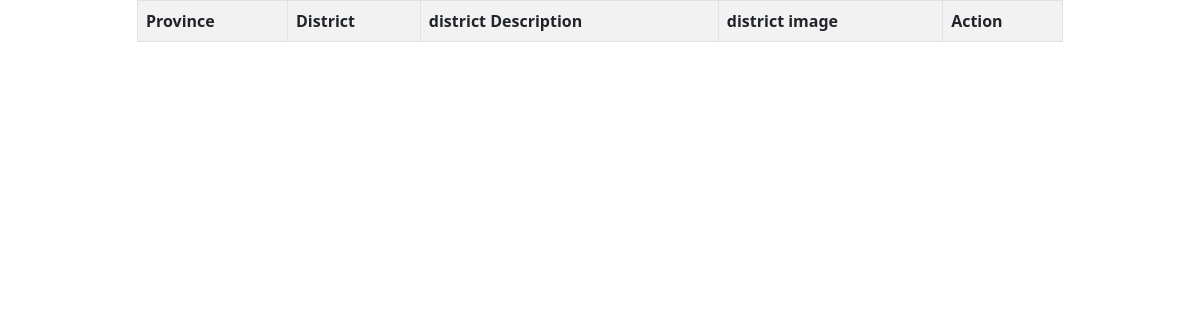
/province/Gandaki Province/, run on an earlier commit of the app's database.
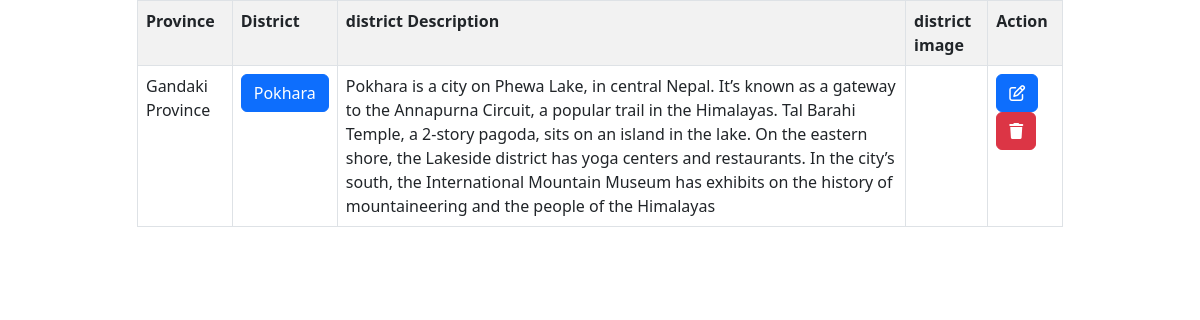
And on a later commit of the database.
### location_data/models.py (models this page shows, shortened)
class District(models.Model):
    province=models.CharField(max_length=100,choices=province)
    district_name=models.CharField(max_length=100)
    district_desc=models.TextField()
    district_images = models.FileField(upload_to='static/uploads')

### location_data/views.py (the view)
# urls.py: path('province/<str:province_name>/',show_province_data,name='show_province_data'),
def show_province_data(request,province_name):
    province_inf=District.objects.filter(province=province_name)
    context={
        'province_inf':province_inf
    }
    return render(request,'location_data/province.html',context)

### location_data/templates/location_data/province.html (shortened to what this page needs)
{% extends 'layout.html' %}
{% load static %}
{% block main-content %}
<div class="container">
    <div class="row d-flex justify-content-center">
        <div class="col-md-10">
            <table class="table table-bordered table-striped">
                <tr>
                    <th>Province</th>
                    <th>District</th>
                    <th> district Description</th>
                    <th> district image</th>
                    <th>Action</th>
                </tr>
                {% for data in province_inf %}
                <tr>
                    <td>{{data.province}}</td>
                    <td><a href="/location/{{data.district_name}}/" class="btn btn-primary">{{data.district_name}}</a></td>
                    <td>{{data.district_desc}}</td>
                    <td>
                    </td>
                    <td>
                        <a href="/updatedistrict/{{data.id}}/{{data.province}}" class="btn btn-primary"><i class="fa-regular fa-pen-to-square"></i></a>&nbsp;&nbsp;
                        <a href="/deletedistrict/{{data.id}}/{{data.province}}" class="btn btn-danger" onclick="return confirm('Are you sure want to delete this district?')"><i class="fa-solid fa-trash"></i></a>
                    </td>
                </tr>
                {% endfor %}
            </table>
        </div>
    </div>
</div>
{% endblock %}

What changed in the data, as far as the page shows it:
added District: province "Gandaki Province", district_name "Pokhara", district_desc "Pokhara is a city on Phewa Lake, in central Nepal. It’s known as a gateway to the Annapurna Circuit, a popular trail in the Himalayas. Tal Barahi Temple, a 2-story pagoda, sits on an island in the lake. On the eastern shore, the Lakeside district has yoga centers and restaurants. In the city’s south, the International Mountain Museum has exhibits on the history of mountaineering and the people of the Himalayas"
